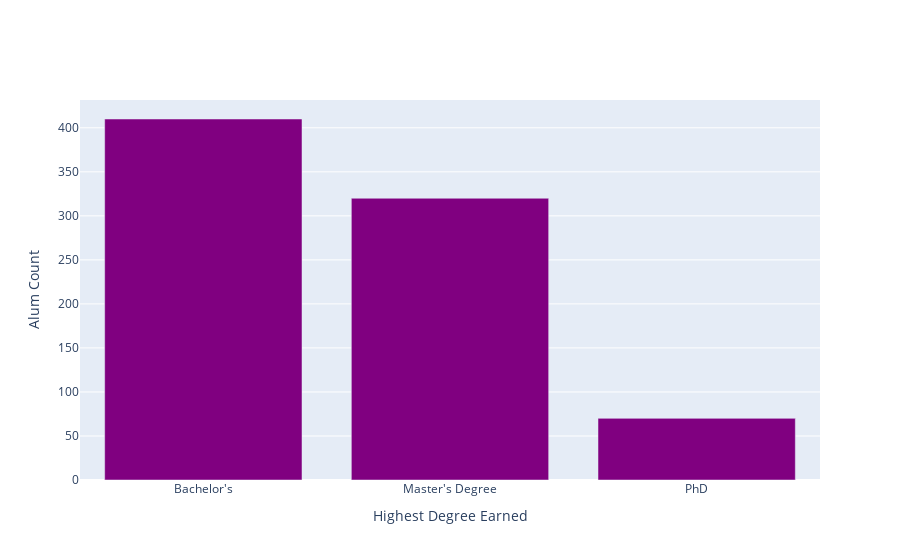

Source (notebook cell):
### Code cell
title =[key for key in gradPlansDict.keys()]
amount = [amt for amt in gradPlansDict.values()]

fig = go.Figure([go.Bar(x=title, y=amount, marker_color= 'purple')])
fig.update_layout(xaxis=dict(title='Highest Degree Earned', tickmode='linear'), yaxis = dict(title = 'Alum Count'))
fig.show()

### Figure 1 — Plotly figure (JSON) as saved in the notebook; plotly's stock layout.template omitted (floating-point values rounded to 4 significant figures)
{"data": [{"marker": {"color": "purple"}, "type": "bar", "x": ["Bachelor's", "Master's Degree", "PhD"], "y": [410, 320, 70]}], "layout": {"xaxis": {"tickmode": "linear", "title": {"text": "Highest Degree Earned"}}, "yaxis": {"title": {"text": "Alum Count"}}}}
